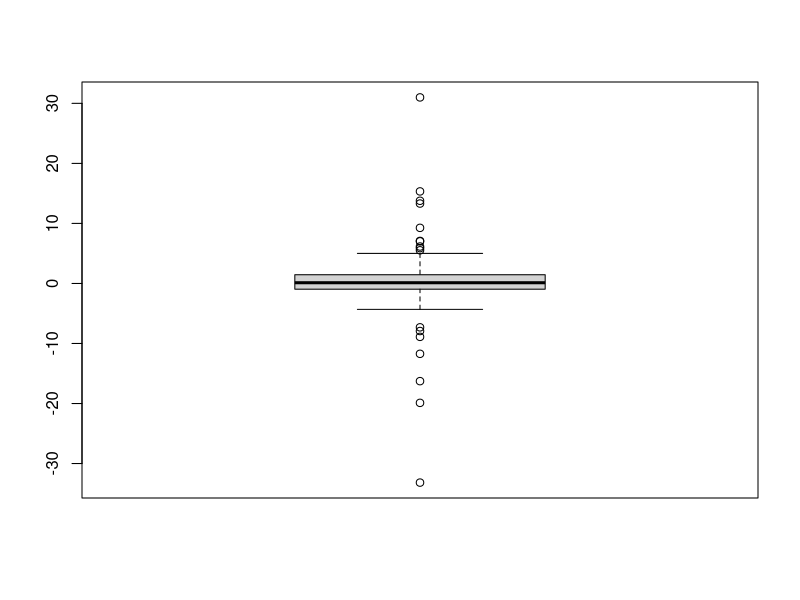

Source code (R):
grubbs_test <- function(data, alpha) {
  m <- mean(data)
  n <- length(data)
  max <- 0
  count <- 1
  maxindex <- 0
  for (d in data) {
    if (abs(m - d) > max) {
      max <- d
      maxindex <- count
    }
    count <- count + 1
  }
  sum <- 0
  for (d in data) {
    sum <- sum + (m - d)**2
  }
  sn <- sqrt(sum / (n - 1))
  g <- max / sn
  
  # zweiseitig!
  tas <- qt(alpha/(2*n), n-2) ** 2
  za <- ((n-1)/sqrt(n)) * sqrt(tas / (n - 2 + tas))

  if (g > za) {
    return (maxindex)
  }
  return (-1)
}

data <- rcauchy(100)
boxplot(data)
g <- grubbs_test(data, 0.05)
g
data
